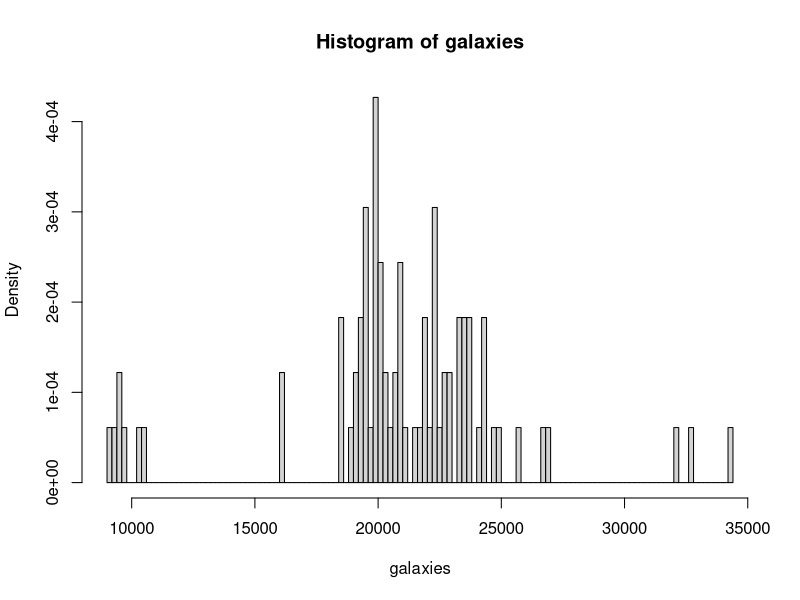
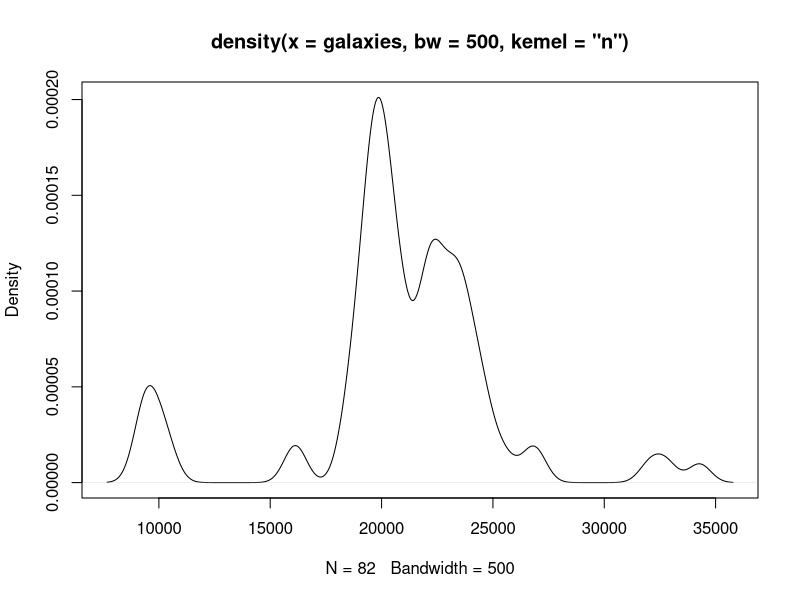
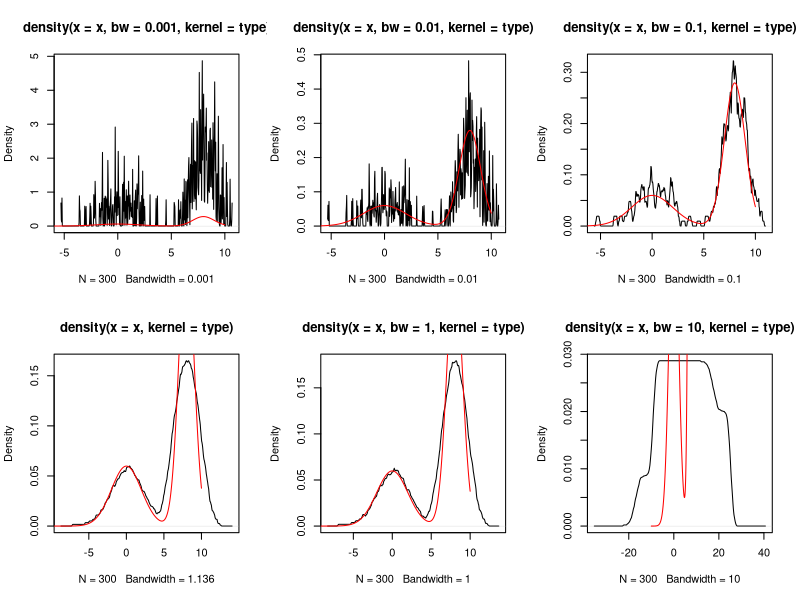
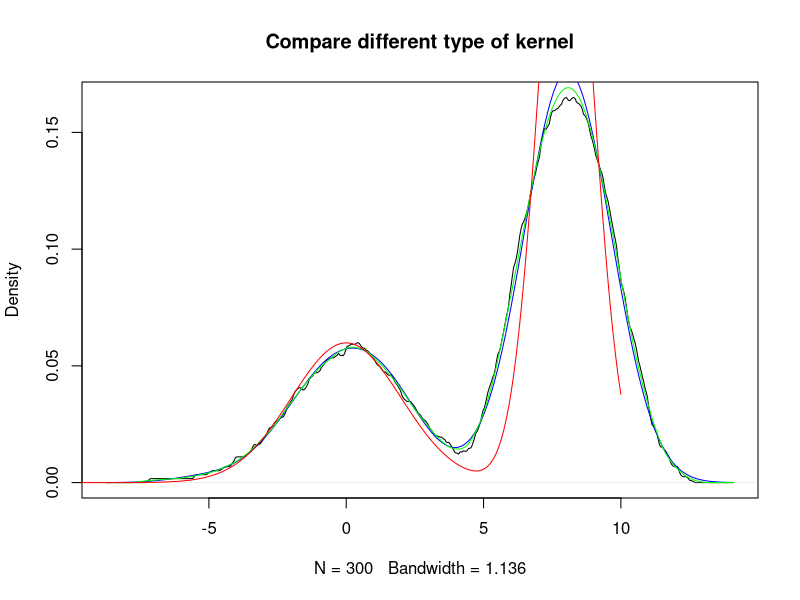
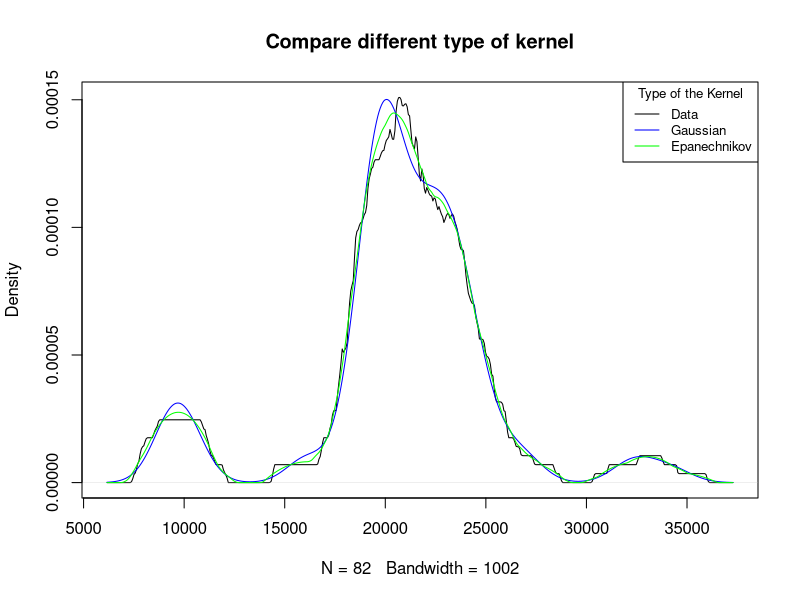
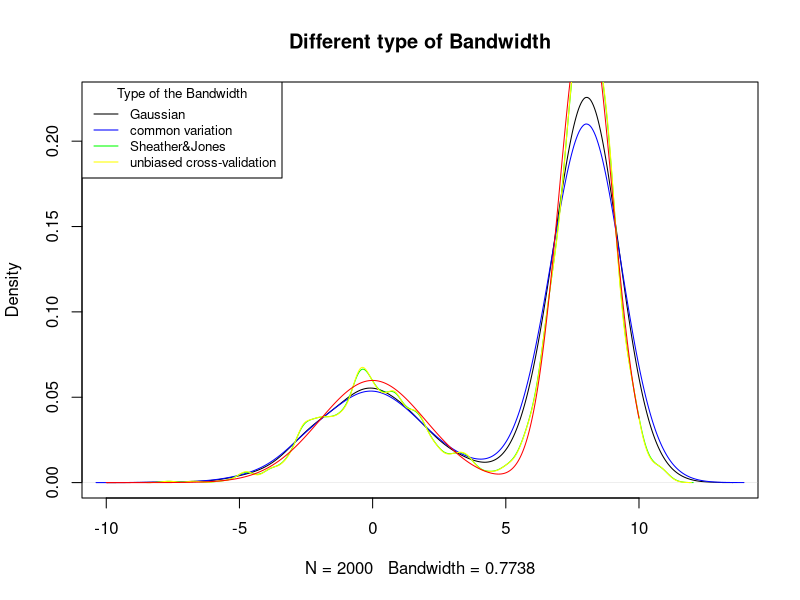
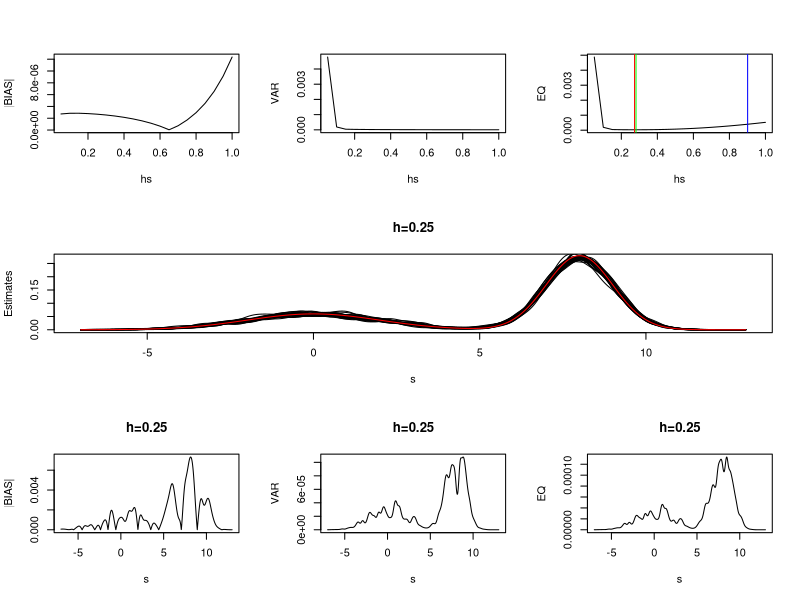
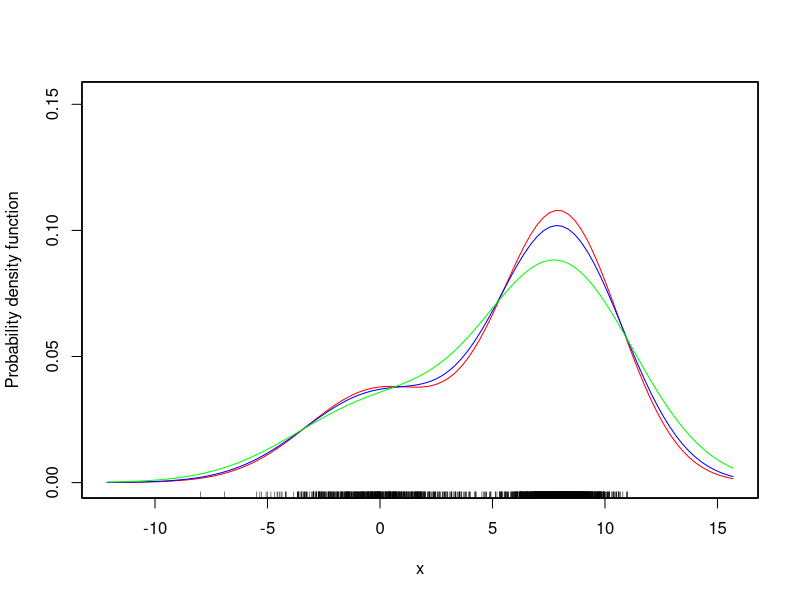

Write R code to recreate these figures, in order.
library(MASS)
data(galaxies)
help(galaxies)
hist(galaxies,fre=F,nclass = 100)
plot(density(galaxies,kemel = 'n',bw = 500))
###---------------- Mix of 2 density
### n: the size of the sample
### alpha: the poportion between two model
### l0, l1: which kind of distribution
### p0, p1: parameter
###---------------- f_X(x) = alpha*f_0(x,p0)

rmelange.m=function(n,alpha,l0,l1,p0,p1)
{
  z=rbinom(n,1,alpha)
  f1=eval(parse(text=paste('r',l1,'(',paste(c(n,p1),collapse=','),')',sep='')))
  f0=eval(parse(text=paste('r',l0,'(',paste(c(n,p0),collapse=','),')',sep='')))
  x=z*f1+(1-z)*f0
  return(x=x)
}
###-----------------
dmelange=function(t,alpha,l0,l1,p0,p1)
{
  res=alpha*eval(parse(text=paste('d',l1,'(t,',paste(p1,collapse=','),')',sep='')))+(1-alpha)*eval(parse(text=paste('d',l0,'(t,',paste(p0,collapse=','),')',sep='')))
}


n=300
alpha=0.3
l0='norm'
p0=c(8,1)
l1='norm'
p1=c(0,2)
type = 'r'
s=seq(-10,10,0.001)
x=rmelange.m(n,alpha,l0,l1,p0,p1)
par(mfrow=c(2,3))
plot(density(x,bw=0.001,kernel=type))
lines(s,dmelange(s,alpha,l0,l1,p0,p1),col='red')
plot(density(x,bw=0.01,kernel=type))
lines(s,dmelange(s,alpha,l0,l1,p0,p1),col='red')
plot(density(x,bw=0.1,kernel=type))
lines(s,dmelange(s,alpha,l0,l1,p0,p1),col='red')
plot(density(x,kernel=type))
lines(s,dmelange(s,alpha,l0,l1,p0,p1),col='red')
plot(density(x,bw=1,kernel=type))
lines(s,dmelange(s,alpha,l0,l1,p0,p1),col='red')
plot(density(x,kernel=type,bw=10))
lines(s,dmelange(s,alpha,l0,l1,p0,p1),col='red')
######################
par(mfrow=c(1,1))
res=density(x,kernel = 'r')
plot(res,main='Compare different type of kernel')
lines(density(x,kernel = 'g',bw = res$bw),col='blue')
lines(density(x,kernel = 'e',bw = res$bw),col='green')
lines(s,dmelange(s,alpha,l0,l1,p0,p1),col='red')
##########
x = galaxies
par(mfrow=c(1,1))
res=density(x,kernel = 'rectangular')
plot(res,main='Compare different type of kernel')
lines(density(x,kernel = 'gaussian',bw = res$bw),col='blue')
lines(density(x,kernel = 'epanechnikov',bw = res$bw),col='green')
legend("topright", title="Type of the Kernel", legend=c("Data","Gaussian", "Epanechnikov"),col=c("black","blue","green"), lty=1,cex=0.8)
################
library(MASS)
data(galaxies)
n=2000
alpha=0.3
l0='norm'
p0=c(8,1)
l1='norm'
p1=c(0,2)
s=seq(-10,10,0.001)

x=rmelange.m(n,alpha,l0,l1,p0,p1)
plot(density(x,bw = 'nrd0'),main = 'Different type of Bandwidth')
lines(density(x,bw='nrd'),col='blue')
lines(density(x,bw='SJ'),col='green')
lines(density(x,bw='ucv'),col='yellow')
lines(s,dmelange(s,alpha,l0,l1,p0,p1),col='red')
legend("topleft", title="Type of the Bandwidth", legend=c("Gaussian","common variation","Sheather&Jones","unbiased cross-validation"),col=c("black","blue","green","yellow"), lty=1,cex=0.8)

######## Quadratic loss
library('sm')
# number of simulations
J=30
hs=(1:20)/20
s=seq(-7,13,0.01) 

h0=5
s0=1700


QUAD_LOSS=function(s,hs,J,n,alpha,l0,l1,p0,p1,h0,s0)
{
  ls= length(s)
  lh=length(hs)  
  EST=array(NA,c(J,ls,lh))
  for (j in 1:J)
  {
    x=rmelange.m(n,alpha,l0,l1,p0,p1)
    for (h in 1:lh) 
    {
      EST[j,,h]=sm.density(x,h=hs[h],display='none',eval.points=s)$estimate
    }
  }
  BIAS=apply(EST,c(2,3),mean)-dmelange(s,alpha,l0,l1,p0,p1)
  VAR=apply(EST,c(2,3),var)
  EQ=BIAS^2+VAR
  
  nl=2
  #if (!is.null(h0)) nl=nl+1
  if (!is.null(s0)) nl=nl+1
  
  layout(matrix(c(1:3,rep(4,3),5:(3*nl+1)),byrow=TRUE, ncol=3))
  plot(hs,abs(apply(BIAS,2,mean)),type='l',ylab='|BIAS|')
  plot(hs,apply(VAR,2,mean),type='l',ylab='VAR')
  plot(hs,apply(EQ,2,mean),type='l',ylab='EQ')
  abline(v=density(x,bw='nrd')$bw,col='blue')
  abline(v=density(x,bw='sj')$bw,col='green')
  abline(v=density(x,bw='ucv')$bw,col='red')
  
  
  hopt=which(apply(EQ,2,mean)==min(apply(EQ,2,mean)))
  if (is.null(h0)) h0=hopt
  EST2=EST[,,h0]#apply(EST,2,as.vector)
  
  plot(s,EST2[1,],type='l',ylab='Estimates',main=paste('h=',hs[h0],sep=''))
  for (j in 1:J) lines(s,EST2[j,])
  lines(s,dmelange(s,alpha,l0,l1,p0,p1),col='red')
  
  
  #plot(s,apply(BIAS,1,mean),type='l',ylab='BIAS')
  #plot(s,apply(VAR,1,mean),type='l',ylab='VAR')
  #plot(s,apply(EQ,1,mean),type='l',ylab='EQ')
  
  
  if (!is.null(h0)) 
  {
    plot(s,abs(BIAS[,h0]),type='l',ylab='|BIAS|',main=paste('h=',hs[h0],sep=''))
    plot(s,VAR[,h0],type='l',ylab='VAR',main=paste('h=',hs[h0],sep=''))
    plot(s,EQ[,h0],type='l',ylab='EQ',main=paste('h=',hs[h0],sep=''))
  }
  if (!is.null(s0))
  {
    plot(hs,abs(BIAS[s0,]),type='l',ylab='|BIAS|',main=paste('s=',s[s0],sep=''))
    plot(hs,VAR[s0,],type='l',ylab='VAR',main=paste('s=',s[s0],sep=''))
    plot(hs,EQ[s0,],type='l',ylab='EQ',main=paste('s=',s[s0],sep=''))
  }
  return(list(BIAS=BIAS,VAR=VAR,EQ=EQ,hopt=hs[hopt]))
}

RES=QUAD_LOSS(s,hs,J,n,alpha,l0,l1,p0,p1,NULL,NULL)


#####
de.mode=function(x,a,b,M,bw='ucv',kernel='e')
{
  disc=seq(a,b,length.out=M)
  dens=density(x,from=a,to=b,n=M,bw=bw,kernel=kernel)$y
  mod=disc[(order(dens))[M]]
  max=max(dens)
  plot(disc,dens,type='l')
  return(list(mode=mod,max=max))
}

sm.mode=function(x,a,b,M,method='cv')
{
  disc=seq(a,b,length.out=M)
  dens=sm.density(x,eval.points=disc,method=method)$estimate
  mod=disc[(order(dens))[M]]  
  max=max(dens)
  #min=min(dens)
  return(list(mode=mod,max=max))
}

library(sm)
par(mfrow=c(1,1))
sm.density(x,method='normal',col='red')
sm.density(x,method='sj',add=T,col='blue')
sm.density(x,method='cv',add=T,col='green')
sm.mode(x,-10,15,1000,method='cv')
